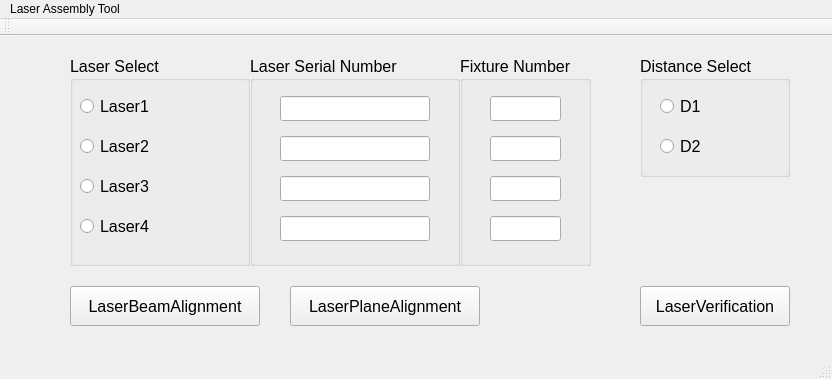
<?xml version="1.0" encoding="UTF-8"?>
<ui version="4.0">
 <class>MainWindow</class>
 <widget class="QMainWindow" name="MainWindow">
  <property name="enabled">
   <bool>true</bool>
  </property>
  <property name="geometry">
   <rect>
    <x>0</x>
    <y>0</y>
    <width>832</width>
    <height>379</height>
   </rect>
  </property>
  <property name="windowTitle">
   <string>MainWindow</string>
  </property>
  <widget class="QWidget" name="centralWidget">
   <widget class="QPushButton" name="pushButton_LaserBeam">
    <property name="geometry">
     <rect>
      <x>70</x>
      <y>250</y>
      <width>190</width>
      <height>40</height>
     </rect>
    </property>
    <property name="font">
     <font>
      <pointsize>12</pointsize>
     </font>
    </property>
    <property name="text">
     <string>LaserBeamAlignment</string>
    </property>
   </widget>
   <widget class="QPushButton" name="pushButton_LaserPlane">
    <property name="geometry">
     <rect>
      <x>290</x>
      <y>250</y>
      <width>190</width>
      <height>40</height>
     </rect>
    </property>
    <property name="font">
     <font>
      <pointsize>12</pointsize>
     </font>
    </property>
    <property name="text">
     <string>LaserPlaneAlignment</string>
    </property>
   </widget>
   <widget class="QPushButton" name="pushButton_LaserVerification">
    <property name="enabled">
     <bool>true</bool>
    </property>
    <property name="geometry">
     <rect>
      <x>640</x>
      <y>250</y>
      <width>150</width>
      <height>40</height>
     </rect>
    </property>
    <property name="font">
     <font>
      <pointsize>12</pointsize>
     </font>
    </property>
    <property name="text">
     <string>LaserVerification</string>
    </property>
   </widget>
   <widget class="QGroupBox" name="groupBox_Laser">
    <property name="geometry">
     <rect>
      <x>70</x>
      <y>20</y>
      <width>180</width>
      <height>210</height>
     </rect>
    </property>
    <property name="font">
     <font>
      <pointsize>12</pointsize>
     </font>
    </property>
    <property name="title">
     <string>Laser Select</string>
    </property>
    <widget class="QRadioButton" name="radioButton_L1">
     <property name="geometry">
      <rect>
       <x>10</x>
       <y>40</y>
       <width>100</width>
       <height>21</height>
      </rect>
     </property>
     <property name="text">
      <string>Laser1</string>
     </property>
    </widget>
    <widget class="QRadioButton" name="radioButton_L2">
     <property name="geometry">
      <rect>
       <x>10</x>
       <y>80</y>
       <width>100</width>
       <height>21</height>
      </rect>
     </property>
     <property name="text">
      <string>Laser2</string>
     </property>
    </widget>
    <widget class="QRadioButton" name="radioButton_L3">
     <property name="geometry">
      <rect>
       <x>10</x>
       <y>120</y>
       <width>100</width>
       <height>21</height>
      </rect>
     </property>
     <property name="text">
      <string>Laser3</string>
     </property>
    </widget>
    <widget class="QRadioButton" name="radioButton_L4">
     <property name="geometry">
      <rect>
       <x>10</x>
       <y>160</y>
       <width>100</width>
       <height>21</height>
      </rect>
     </property>
     <property name="text">
      <string>Laser4</string>
     </property>
    </widget>
   </widget>
   <widget class="QGroupBox" name="groupBox_Distance">
    <property name="geometry">
     <rect>
      <x>640</x>
      <y>20</y>
      <width>150</width>
      <height>121</height>
     </rect>
    </property>
    <property name="font">
     <font>
      <pointsize>12</pointsize>
     </font>
    </property>
    <property name="title">
     <string>Distance Select</string>
    </property>
    <widget class="QRadioButton" name="radioButton_D1">
     <property name="geometry">
      <rect>
       <x>20</x>
       <y>40</y>
       <width>100</width>
       <height>21</height>
      </rect>
     </property>
     <property name="text">
      <string>D1</string>
     </property>
    </widget>
    <widget class="QRadioButton" name="radioButton_D2">
     <property name="geometry">
      <rect>
       <x>20</x>
       <y>80</y>
       <width>100</width>
       <height>21</height>
      </rect>
     </property>
     <property name="text">
      <string>D2</string>
     </property>
    </widget>
   </widget>
   <widget class="QGroupBox" name="groupBox_SerialNum">
    <property name="geometry">
     <rect>
      <x>250</x>
      <y>20</y>
      <width>210</width>
      <height>210</height>
     </rect>
    </property>
    <property name="font">
     <font>
      <pointsize>12</pointsize>
     </font>
    </property>
    <property name="title">
     <string>Laser Serial Number</string>
    </property>
    <widget class="QLineEdit" name="lineEdit_L4">
     <property name="geometry">
      <rect>
       <x>30</x>
       <y>160</y>
       <width>150</width>
       <height>25</height>
      </rect>
     </property>
    </widget>
    <widget class="QLineEdit" name="lineEdit_L3">
     <property name="geometry">
      <rect>
       <x>30</x>
       <y>120</y>
       <width>150</width>
       <height>25</height>
      </rect>
     </property>
    </widget>
    <widget class="QLineEdit" name="lineEdit_L2">
     <property name="geometry">
      <rect>
       <x>30</x>
       <y>80</y>
       <width>150</width>
       <height>25</height>
      </rect>
     </property>
    </widget>
    <widget class="QLineEdit" name="lineEdit_L1">
     <property name="geometry">
      <rect>
       <x>30</x>
       <y>40</y>
       <width>150</width>
       <height>25</height>
      </rect>
     </property>
    </widget>
   </widget>
   <widget class="QGroupBox" name="groupBox_SerialNum_2">
    <property name="geometry">
     <rect>
      <x>460</x>
      <y>20</y>
      <width>131</width>
      <height>210</height>
     </rect>
    </property>
    <property name="font">
     <font>
      <pointsize>12</pointsize>
     </font>
    </property>
    <property name="title">
     <string>Fixture Number</string>
    </property>
    <widget class="QLineEdit" name="lineEdit_F4">
     <property name="geometry">
      <rect>
       <x>30</x>
       <y>160</y>
       <width>71</width>
       <height>25</height>
      </rect>
     </property>
    </widget>
    <widget class="QLineEdit" name="lineEdit_F3">
     <property name="geometry">
      <rect>
       <x>30</x>
       <y>120</y>
       <width>71</width>
       <height>25</height>
      </rect>
     </property>
    </widget>
    <widget class="QLineEdit" name="lineEdit_F2">
     <property name="geometry">
      <rect>
       <x>30</x>
       <y>80</y>
       <width>71</width>
       <height>25</height>
      </rect>
     </property>
    </widget>
    <widget class="QLineEdit" name="lineEdit_F1">
     <property name="geometry">
      <rect>
       <x>30</x>
       <y>40</y>
       <width>71</width>
       <height>25</height>
      </rect>
     </property>
    </widget>
   </widget>
   <zorder>pushButton_LaserBeam</zorder>
   <zorder>pushButton_LaserPlane</zorder>
   <zorder>groupBox_Laser</zorder>
   <zorder>groupBox_Distance</zorder>
   <zorder>groupBox_SerialNum</zorder>
   <zorder>groupBox_SerialNum_2</zorder>
   <zorder>pushButton_LaserVerification</zorder>
  </widget>
  <widget class="QMenuBar" name="menuBar">
   <property name="enabled">
    <bool>true</bool>
   </property>
   <property name="geometry">
    <rect>
     <x>0</x>
     <y>0</y>
     <width>832</width>
     <height>20</height>
    </rect>
   </property>
   <widget class="QMenu" name="menuLaser_Alignment_Tool">
    <property name="title">
     <string>Laser Assembly Tool</string>
    </property>
   </widget>
   <addaction name="menuLaser_Alignment_Tool"/>
  </widget>
  <widget class="QToolBar" name="mainToolBar">
   <attribute name="toolBarArea">
    <enum>TopToolBarArea</enum>
   </attribute>
   <attribute name="toolBarBreak">
    <bool>false</bool>
   </attribute>
  </widget>
  <widget class="QStatusBar" name="statusBar"/>
 </widget>
 <layoutdefault spacing="6" margin="11"/>
 <resources/>
 <connections/>
</ui>
